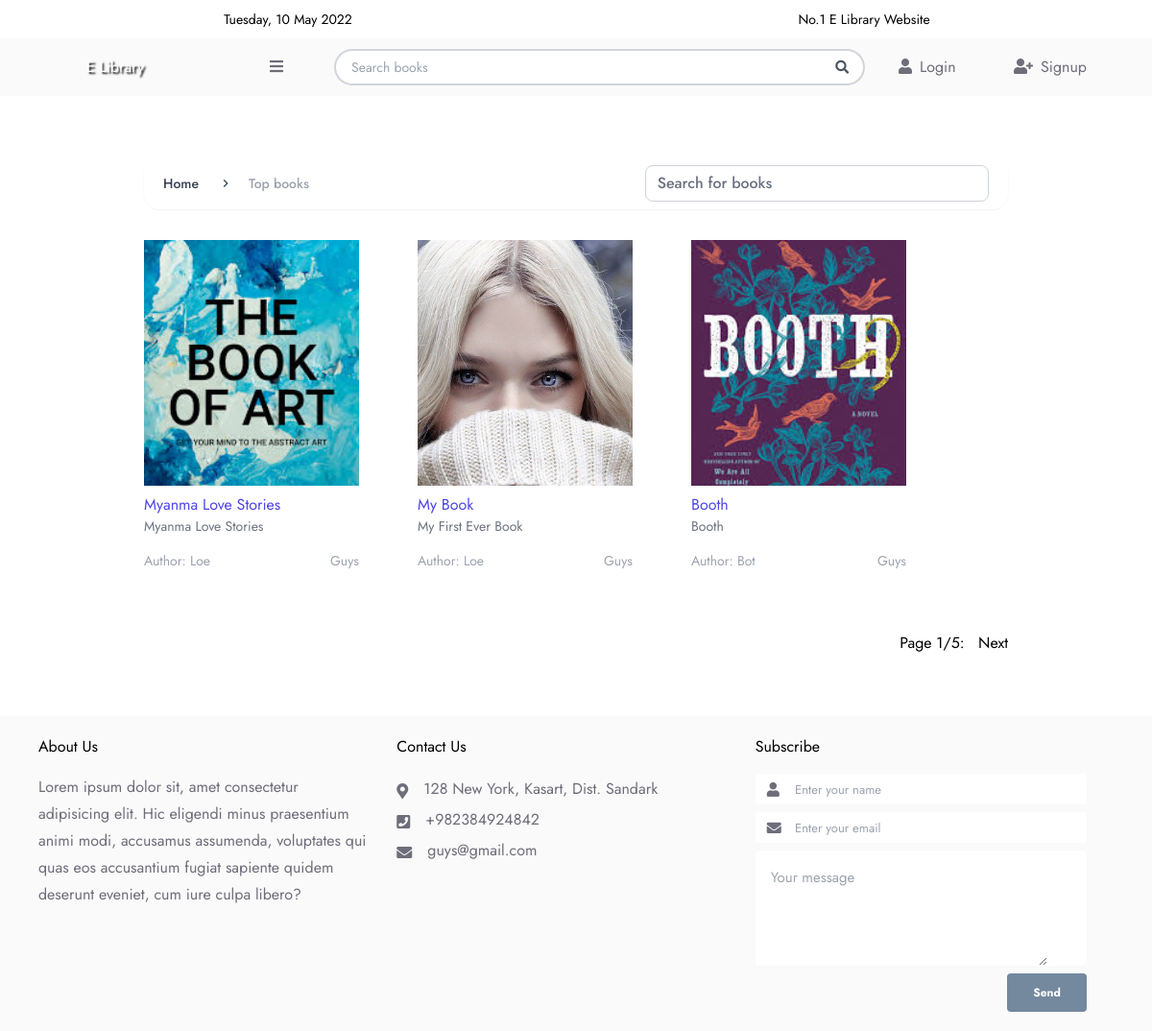
The page / on the database its author committed.
### tables this page shows
CREATE TABLE `books` (
  `id` int NOT NULL AUTO_INCREMENT,
  `book_name` varchar(255) DEFAULT NULL,
  `book_desc` varchar(512) DEFAULT NULL,
  `book_author` int DEFAULT NULL,
  `book_file` varchar(255) DEFAULT NULL,
  `uploader_id` int NOT NULL,
  `book_cover` varchar(32) DEFAULT NULL,
  PRIMARY KEY (`id`),
  KEY `book_uploader_fk` (`uploader_id`),
  KEY `book_author_fk` (`book_author`),
  CONSTRAINT `book_author_fk` FOREIGN KEY (`book_author`) REFERENCES `authors` (`id`) ON DELETE CASCADE,
  CONSTRAINT `book_uploader_fk` FOREIGN KEY (`uploader_id`) REFERENCES `users` (`id`) ON DELETE CASCADE
);

CREATE TABLE `authors` (
  `id` int NOT NULL AUTO_INCREMENT,
  `author_name` varchar(128) DEFAULT NULL,
  `dob` date DEFAULT NULL,
  PRIMARY KEY (`id`)
);

CREATE TABLE `users` (
  `id` int NOT NULL AUTO_INCREMENT,
  `username` varchar(255) NOT NULL,
  `password` varchar(255) NOT NULL,
  `email` varchar(255) NOT NULL,
  `role_id` int NOT NULL DEFAULT '1',
  `phone` varchar(12) DEFAULT NULL,
  PRIMARY KEY (`id`),
  KEY `role_fk` (`role_id`),
  CONSTRAINT `user_role_fk` FOREIGN KEY (`role_id`) REFERENCES `roles` (`id`)
);

### index.php (the view, shortened to what this page needs)
<!DOCTYPE html>
<html lang="en">
<?php include("inc/head.php") ?>
<body class="bg-white text-base dark:bg-gray-800 dark:text-gray-100">
    <div id="app" data-v-app="">
        <?php
        include("inc/header.php"); ?>
        <link href="https://cdn.jsdelivr.net/npm/tom-select/dist/css/tom-select.css" rel="stylesheet" />
        <div id="wrapper">
            <div class="mt-8 w-9/12 mx-auto">
                <section class="mt-4">
                    <nav class="flex px-5 text-gray-700 rounded-lg shadow-sm border-gray-200 dark:bg-gray-800 dark:border-gray-700" aria-label="Breadcrumb">
                        <ol class="inline-flex items-center space-x-1 md:space-x-3">
                            <li class="inline-flex items-center">
                                <a href="index.php" class="inline-flex items-center text-sm font-medium text-gray-700 hover:text-gray-900 dark:text-gray-400 dark:hover:text-white">
                                    Home
                                </a>
                            </li>
                            <li aria-current="page">
                                <div class="flex items-center">
                                    <span class="material-icons text-base outlined mx-2">chevron_right</span>
                                    <span class="ml-1 text-sm font-medium text-gray-400 md:ml-2 dark:text-gray-500">Top books</span>
                                </div>
                            </li>
                        </ol>
                        <form id="form-search" class="ml-auto w-5/12" method="post">
                            <input id="search" name="keyword" placeholder="Search for books" class="string form-input-control ml-auto required block px-4 py-2 rounded-md font-medium bg-gray-100 border-gray-200 placeholder-gray-500 text-sm focus:outline-none focus:shadow-md focus:border-gray-400 focus:bg-white my-2" type="text" />
                        </form>
                    </nav>
                </section>
                <div id="books-container" class="grid grid-col-4 grid-gap-2 my-8">
                    <?php
                    extract(get_books());
                    foreach ($result as $book) { ?>
                        <div class="w-56">
                            <a href="book.php?book_id=<?php echo $book["id"] ?>">
                                <img class="h-64 object-cover w-full" src="uploads/books/covers/<?php echo $book["book_cover"] ?>" alt="">
                                <p class="text-base text-indigo-600 mt-1"><?php echo $book["book_name"] ?></p>
                                <h4 class="text-sm text-gray-500"><?php echo $book["book_desc"] ?></h4>
                                <div class="flex justify-between">
                                    <h5 class="text-sm text-gray-400 mt-2">Author: <?php echo $book["book_author"] ?></h5>
                                    <h5 class="text-sm text-gray-400 mt-2"><?php echo $book["username"] ?></h5>
                                </div>
                            </a>
                        </div>
                    <?php }
                    ?>
                </div>
                <div id="books-paging" class="my-16 flex justify-end">
                </div>
            </div>
        </div>
    </div>
    <?php include("inc/footer.php") ?>
</body>
</html>

### css/style.css (style rules this page uses)
:root { --bgColor: #fff; --secondaryBgColor: #fafafa; --darkTextTitleColor: #000; --darkTextColor: #6e6d7a; }
* { margin: 0; padding: 0; box-sizing: border-box; }
body { background: #e6e6e6; font-family: 'Jost', sans-serif; }
.grid { display: grid; grid-template-columns: repeat(5, auto); }
.grid-gap-2 { grid-gap: 1rem; }
.grid-col-4 { grid-template-columns: repeat(4, auto); }
.form-input-control { display: block; width: 100%; padding: .375rem .75rem; font-size: 1rem; line-height: 1.5; color: #495057; background-color: #fff; background-clip: padding-box; border: 1px solid #ced4da; border-radius: .25rem; transition: border-color .15s ease-in-out, box-shadow .15s ease-in-out; }

### css/function.css (style rules this page uses)
.mt-2 { margin-top: 1rem; }
.mt-1 { margin-top: 0.5rem; }
.mt-8 { margin-top: 4rem; }
.mt-4 { margin-top: 2rem; }
.w-full { width: 100%; }
.bg-white { background: #fff; }
.flex { display: flex; }
.items-center { align-items: center; }
.rounded-lg { border-radius: 1rem; }
.rounded-md { border-radius: 0.5rem; }

### rows shown on the page
books: book_cover (picture), book_name "Myanma Love Stories", book_desc "Myanma Love Stories", book_author.author_name "Loe", uploader.username "Guys"
books: book_cover (picture), book_name "My Book", book_desc "My First Ever Book", book_author.author_name "Loe", uploader.username "Guys"
books: book_cover (picture), book_name "Booth", book_desc "Booth", book_author.author_name "Bot", uploader.username "Guys"

### other values the page prints
$paging[p_no] "1"
$paging[p_total] "5"
